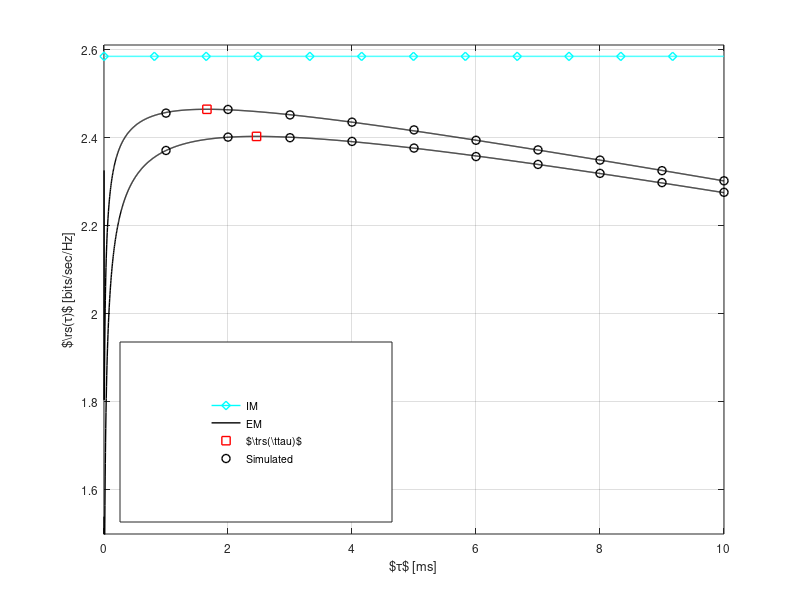

Here is the MATLAB script that generated this plot: (Note: this script raises an error after producing the figure.)
%                                
%        Description: This m-file considers the Estimation-Throughput tradeoff 
%        for the AWGN channel.  
%        (When an outage constraint is established over the power received at PR)        
%
%        Clearly the regulated power is distributed according non central
%        chi-2 distribution. However to simplify the analysis we
%        approximate the non central distribution against the Gamma
%        distribution.
%        
%        The simulation is performed to show the following:
%        1) Analyse the throughput vs estimation curves
%        2) Confirm the theoretical analysis vs simulation results
%
%        Created on: 04.08.15
%        Revision History: 04.08.15 --> File generated   
%  
%%%%%%%%%%%%%%%%%%%%%%%%%%%%%%%%%%%%%%%%%%%%%%%%%%%%%%%%%%%%%%%%%%%%%%%%%%%

clear all;
close all;
clc;

sim = 00;                                            % Enable( = 1) to perform simulation, theoretical analysis
th = 00;                                             % disable ( = 0) to plot curves, data is read from a file
                                                     % Theoretical anaylsis is also included of simulation as
                                                     % numerical integration is involved
al = 00;                                             % An alternative approach that doesn't consider the power control
                                                     % and transmits a constant power, uses estimation samples to satisfy
                                                     % the outage constaint on the primary interference power
%%%%%%%%%%%%%%%%%%%%%%%%%%%%%%%%%%%%%%%%%%%%%%%%%%%%%%%%%%%%%%%%%%%%%%%%%%%
%   Parameters
%%%%%%%%%%%%%%%%%%%%%%%%%%%%%%%%%%%%%%%%%%%%%%%%%%%%%%%%%%%%%%%%%%%%%%%%%%%
P_tran = -00;                                        % Power transmitted by PR, the SNR received at ST can be 
                                                     % varried using this parameter
noise_power = -100;                                  % noise power -100 dBm
I_T = -110;                                          % Interference temperature -80 dBm
f_s = 1e6;                                           % 1 MHz one band
K = 0.1 * f_s;                                       % K = Total number of samples in a frame = T * f_s, T = 100 ms WRAN standard
alpha_true_p1 = 100;                                 % True Path loss between ST and PR  to achieve P_p = IT  
alpha_true_p2 = 100;                                 % True Path loss between PT and SR  
alpha_true_s = 080;                                  % True Path loss between ST and SR  to achieve P_p = IT  
epsilon = 0.01;                                      % Outage Probability constraint at PR
snr = 10^(P_tran/10) * 10^(-alpha_true_p1/10)...     % snr received at the PR
    / 10^(noise_power/10);
P_reg_max = 10^(-00/10);                             % Maximum Trasmit Power Constraint

E_s = 1;                                             % Pilot Energy 
N_s = 10;                                            % Number of Pilot Symobols 
sigma_est_error = 10^(noise_power/10)/N_s;           % Variance of the Estimation error for h_s 
dof_s = 1;                                           % Degree of freedom = 1


%%%%%%%%%%%%%%%%%%%%%%%%%%%%%%%%%%%%%%%%%%%%%%%%%%%%%%%%%%%%%%%%%%%%%%%%%%%
%   Simulation
%%%%%%%%%%%%%%%%%%%%%%%%%%%%%%%%%%%%%%%%%%%%%%%%%%%%%%%%%%%%%%%%%%%%%%%%%%%


if sim
    M = 1e4;                                  % Number of realizations 
    N_sim = ceil([0.5:0.5:20] * (1e-3 * f_s));    % N = Total of samples used for estimation = tau * f_s 
    P_reg_sim = zeros(1, length(N_sim));      % Regulated transmitted power at ST
    P_rcvd_sim = zeros(1, M);                 % Received Power at ST

    Exp_R_sim = zeros(1,length(N_sim));       % Expected throughput  
    num_tp = 10000;                            % Number of test points
    for i=1:length(N_sim)
        disp(strcat('N = ',num2str(N_sim(i)))); 
        parfor j=1:M
            % Estimate the received power P_reg with additive noise amplitude (zero mean and noise variance) 
            samples_st = sqrt(10^((P_tran)/10) * 10^(-alpha_true_p1/10)) * ones(1, N_sim(i)) + random('norm', 0, sqrt(10^(noise_power/10)), 1, N_sim(i));
            samples_sr = sqrt(10^((P_tran)/10) * 10^(-alpha_true_p2/10)) * ones(1, N_sim(i)) + random('norm', 0, sqrt(10^(noise_power/10)), 1, N_sim(i));
            P_rcvd_st_sim(j) = mean(samples_st.^2);               
            P_rcvd_sr_sim(j) = mean(samples_sr.^2);    
            alpha_s_est(j) = mean(normrnd(sqrt(10^(-alpha_true_s/10)), sqrt(10^(noise_power/10)), 1, N_s).^2);
        end            
            % Perform power control over the received samples, 
            % hist(P_reg_sim(i,:), 200)
            % print(gcf,'-dpdf','../figures/hist_P_reg')
            test_points = linspace(min(P_rcvd_st_sim), max(P_rcvd_st_sim), num_tp);
            for k=1:num_tp
                %(length(find(P_rcvd_sim < test_points(k)))/M)
                if (length(find(P_rcvd_st_sim < test_points(k)))/M) >= (1 - epsilon)   
                    P_reg_sim(i) = 10^(I_T/10) * 10^(P_tran/10) /...
                        (test_points(k) - 10^(noise_power/10));       
                    break;
                end
            end                   
            
            if 0
            
                C_1_ = calc_capacities(10^(-alpha_true_p2/10)/10^(noise_power/10),...
                    10^(-alpha_true_s/10), P_reg_sim(i), 10^(noise_power/10), N_sim(i), N_s);
            end
            C_1 = mean(log2(1  + P_reg_sim(i) * alpha_s_est ./P_rcvd_sr_sim));
            Exp_R_sim(i) = (K- N_sim(i))/K * C_1;     

            disp(strcat('Exp_R_sim(i) = ',num2str(Exp_R_sim(i)))); 
            disp(strcat('P_reg_sim(i) = ',num2str(P_reg_sim(i)))); 
    end
    save('results_thr_est_time_tradeoff_AWGN_wo_nu_snr_m00_e01_sim.mat');
    if ~th      % If theoretical analysis is already simulated the computation ends here.
        quit;
    end
end
    
%%%%%%%%%%%%%%%%%%%%%%%%%%%%%%%%%%%%%%%%%%%%%%%%%%%%%%%%%%%%%%%%%%%%%%%%%%%
%   Theoretical analysis
%%%%%%%%%%%%%%%%%%%%%%%%%%%%%%%%%%%%%%%%%%%%%%%%%%%%%%%%%%%%%%%%%%%%%%%%%%%
if th
   %% Theoretical parameters
    N_th = [1:2:25,28:4:20000];                           % N = Total of samples used for estimation = tau * f_s 
    P_reg_th = zeros(1,length(N_th));             % Expected power regulated by ST
    Exp_R_th = zeros(1,length(N_th));             % Expected throughput  

    
    for i=1:length(N_th)       
        disp(strcat('N_th = ',num2str(N_th(i))));             
           
       %% Determining the performance meterics --> Exp_R
       %% Expected values           
       
       %% Gamma Approximation to the non-central chi-squared distribution
       mean = 10^(noise_power/10) * (1 + snr);       
       var = (10^(noise_power/10))^2/N_th(i) * ( 2 + 4 * snr); 
       
       b = var/mean;
       a = mean/b;
       
       %% Determine the controlled power
       P_reg_th(i) =  min(P_reg_max, 10^(I_T/10) * 10^(P_tran/10) / (b * gammaincinv(epsilon, a,'upper')...
           - 10^(noise_power/10)));       
      
       C_1 = calc_capacities(10^(-alpha_true_p2/10)/10^(noise_power/10),...
                10^(-alpha_true_s/10), P_reg_th(i), 10^(noise_power/10), N_th(i), N_s);
       
       %% Expected Rate
        Exp_R_th(i) = (K- N_th(i))/K * C_1;
        
       %%
        disp(strcat('Exp_R_th(i) = ',num2str(Exp_R_th(i)))); 
        disp(strcat('P_reg_th(i) = ',num2str(P_reg_th(i)))); 
    end
    %%%%%%%%%%%%%%%%%%%%%%%%%%%%%%%%%%%%%%%%%%%%%%%%%%%%%%%%%%%%%%%%%%%%%%%%%%%
    %   Finding optimum estimation time
    %%%%%%%%%%%%%%%%%%%%%%%%%%%%%%%%%%%%%%%%%%%%%%%%%%%%%%%%%%%%%%%%%%%%%%%%%%%
    % Optimum throughput for the ideal model
    [Exp_R_opt index] = max(Exp_R_th);
    N_opt = N_th(index);

    save('results_thr_est_time_tradeoff_AWGN_wo_nu_snr_m00_e10_th.mat');
    %quit;
end

time = 10000;
%%%%%%%%%%%%%%%%%%%%%%%%%%%%%%%%%%%%%%%%%%%%%%%%%%%%%%%%%%%%%%%%%%%%%%%%%%%
%   Plot curves theoretical analysis
%%%%%%%%%%%%%%%%%%%%%%%%%%%%%%%%%%%%%%%%%%%%%%%%%%%%%%%%%%%%%%%%%%%%%%%%%%%
load('results_thr_est_time_tradeoff_AWGN_wo_nu_snr_m00_e01_th.mat');
%pbaspect([1 0.3 1]);
[values scope_th] = find(N_th <= time);
gap = 12;
downsampled = 1:ceil(length(scope_th)/gap):length(scope_th);
Fontsize = 8.5;
h2 = plot(N_th(scope_th) * 1e-3, Exp_R_th(scope_th), 'k-', 'LineWidth', 1);



%% Ideal Model
Exp_R_id = log2(1 + 10^(I_T/10) ./(10^(P_tran/10) * 10.^(-alpha_true_p1/10))...
    * 10^(-alpha_true_s/10)./ (10^(P_tran/10) *  (10^(-alpha_true_p2/10) + 10^(noise_power/10))));
hold on,
h1 = plot(N_th(scope_th) * 1e-3, Exp_R_id * ones(1, length(N_th(scope_th))), 'c', 'LineWidth', 1);
if 1
    hold on;
    plot(N_th(downsampled) * 1e-3, Exp_R_id * ones(1, length(N_th(downsampled))), 'cd', 'LineWidth', 1);
    lp1 = plot(0,0,'-c','Marker','d', 'LineWidth', 1, 'visible','off');
end
Y_min = min(Exp_R_th(scope_th));
Y_max = max(Exp_R_id);

load('results_thr_est_time_tradeoff_AWGN_wo_nu_snr_m00_e10_th.mat');
%pbaspect([1 0.3 1]);
h5 = plot(N_th(scope_th) * 1e-3, Exp_R_th(scope_th), 'k-', 'LineWidth', 1);



%%%%%%%%%%%%%%%%%%%%%%%%%%%%%%%%%%%%%%%%%%%%%%%%%%%%%%%%%%%%%%%%%%%%%%%%%%%
%   Plot curves simulation
%%%%%%%%%%%%%%%%%%%%%%%%%%%%%%%%%%%%%%%%%%%%%%%%%%%%%%%%%%%%%%%%%%%%%%%%%%%
load('results_thr_est_time_tradeoff_AWGN_wo_nu_snr_m00_e01_sim.mat');

[values scope_sim] = find(N_sim <= time);
scope_sim = scope_sim(2:2:end);

hold on,
h4 = plot(N_sim(scope_sim) * 1e-3, Exp_R_sim(scope_sim), 'ko', 'LineWidth', 1);

load('results_thr_est_time_tradeoff_AWGN_wo_nu_snr_m00_e10_sim.mat');
hold on,
plot(N_sim(scope_sim) * 1e-3, Exp_R_sim(scope_sim), 'ko', 'LineWidth', 1);
grid on;


%%%%%%%%%%%%%%%%%%%%%%%%%%%%%%%%%%%%%%%%%%%%%%%%%%%%%%%%%%%%%%%%%%%%%%%%%%%
%   Plot curves simulation
%%%%%%%%%%%%%%%%%%%%%%%%%%%%%%%%%%%%%%%%%%%%%%%%%%%%%%%%%%%%%%%%%%%%%%%%%%%
load('results_thr_est_time_tradeoff_AWGN_wo_nu_snr_m00_e01_th.mat');
hold on,
h3 = plot(N_opt * 1e-3, Exp_R_opt, 'rs', 'LineWidth', 1);
load('results_thr_est_time_tradeoff_AWGN_wo_nu_snr_m00_e10_th.mat');
hold on,
plot(N_opt * 1e-3, Exp_R_opt, 'rs', 'LineWidth', 1);

axis([0 max(N_th(scope_th)) * 1e-3  1.5 Y_max  * 1.01]);
ylabel('$\rs(\tau)$ [bits/sec/Hz]','FontSize',Fontsize);
xlabel('$\tau$ [ms]','FontSize',Fontsize);
hl = legend([h1 h2 h3 h4],'IM','EM', '$\trs(\ttau)$', 'Simulated');
if 1
    hl = legend([lp1 h2 h3 h4],'IM','EM', '$\trs(\ttau)$', 'Simulated');
end
    %hl = legend([h1 h2 h3 h5 h4],'IM','EM, $\opc = 0.1$', 'EM, $\opc = 0.01$', '$\trs(\ttau)$', 'Simulated');
%set(hl, 'position',[0.725 0.12 0.15 0.31]);
set(hl, 'position',[0.15 0.13 0.34 0.30]);
%set(hl, 'position',[0.15 0.13 0.4 0.35]);
set(gca,'FontSize',Fontsize);
laprint(1, '../figures/fig_thr_est_time_tradeoff_AWGN', 'options', 'factory', 'width', 8, 'scalefonts',...
    'on', 'factor',0.5, 'keepfontprops', 'on');


%%%%%%%%%%%%%%%%%%%%%%%%%%%%%%%%%%%%%%%%%%%%%%%%%%%%%%%%%%%%%%%%%%%%%%%%%%%
%   Plot curves theoretical analysis - Control Power vs Estimation
%%%%%%%%%%%%%%%%%%%%%%%%%%%%%%%%%%%%%%%%%%%%%%%%%%%%%%%%%%%%%%%%%%%%%%%%%%%
figure(2);
%% Epsilon = 0.01
load('results_thr_est_time_tradeoff_AWGN_wo_nu_snr_m00_e01_th.mat');
%% Ideal Model
if 1 
    P_reg_id = 10^(I_T/10) / 10^(-alpha_true_p1/10);  
end
h1 = semilogx(N_th * 1e-3, 10*log10(P_reg_id) * ones(1, length(N_th)), 'c', 'LineWidth', 1);
gap = 12;
downsampled = floor(10.^linspace(min(log10(N_th * 10^-3)), max(log10(N_th * 10^-3)), gap) * 10^3);
hold on,
semilogx(downsampled(2:end) * 1e-3, 10*log10(P_reg_id) * ones(1, length((downsampled(2:end)))), 'cd', 'LineWidth', 1);
lp1 = plot(0,0,'-c', 'Marker','d','LineWidth', 1,'visible','off');

hold on,
h2 = semilogx(N_th * 1e-3, 10*log10(P_reg_th), 'k-', 'LineWidth', 1);
%hold on,
%semilogx(N_th(indexOfInterest) * 1e-3, 10*log10(P_reg_ga_th), 'k', 'LineWidth', 1);
Y_min = min(10*log10(P_reg_th));

%% Epsilon = 0.10
load('results_thr_est_time_tradeoff_AWGN_wo_nu_snr_m00_e10_th.mat');
%% Ideal Model
if 1 
    P_reg_id = 10^(I_T/10) / 10^(-alpha_true_p1/10);
end
hold on,
semilogx(N_th * 1e-3, 10*log10(P_reg_id) * ones(1, length(N_th)), 'c', 'LineWidth', 1);
hold on,
semilogx(N_th * 1e-3, 10*log10(P_reg_th), 'k-', 'LineWidth', 1);
%hold on,
%semilogx(N_th(indexOfInterest) * 1e-3, 10*log10(P_reg_ga_th), 'k', 'LineWidth', 1);
Y_max = 10*log10(P_reg_id);

%%%%%%%%%%%%%%%%%%%%%%%%%%%%%%%%%%%%%%%%%%%%%%%%%%%%%%%%%%%%%%%%%%%%%%%%%%%
%   Plot curves simulation
%%%%%%%%%%%%%%%%%%%%%%%%%%%%%%%%%%%%%%%%%%%%%%%%%%%%%%%%%%%%%%%%%%%%%%%%%%%
if 0
    load('results_thr_est_time_tradeoff_AWGN_wo_nu_snr_m00_e01_sim.mat');
    hold on,
    h3 = plot(N_sim * 1e-3, 10*log10(P_reg_sim), 'ko', 'LineWidth', 1);

    load('results_thr_est_time_tradeoff_AWGN_wo_nu_snr_m00_e10_sim.mat');
    hold on,
    plot(N_sim * 1e-3, 10*log10(P_reg_sim), 'ko', 'LineWidth', 1);
end

grid on;
axis([0 max(N_th) * 1e-3 Y_min  Y_max * 0.9]);
ylabel('$\preg$ [dBm]','FontSize',Fontsize);
xlabel('$\tau$ [ms]','FontSize',Fontsize);
hl = legend([lp1 h2],'IM', 'EM', 'Simulated');
%set(hl, 'position',[0.725 0.12 0.15 0.31]);
set(hl, 'position',[0.7 0.12 0.2 0.15]);
set(gca,'FontSize',Fontsize);
laprint(2, '../figures/fig_Preg_est_time_AWGN', 'options', 'factory', 'width', 8, 'scalefonts',...
    'on', 'factor',0.5, 'keepfontprops', 'on');
